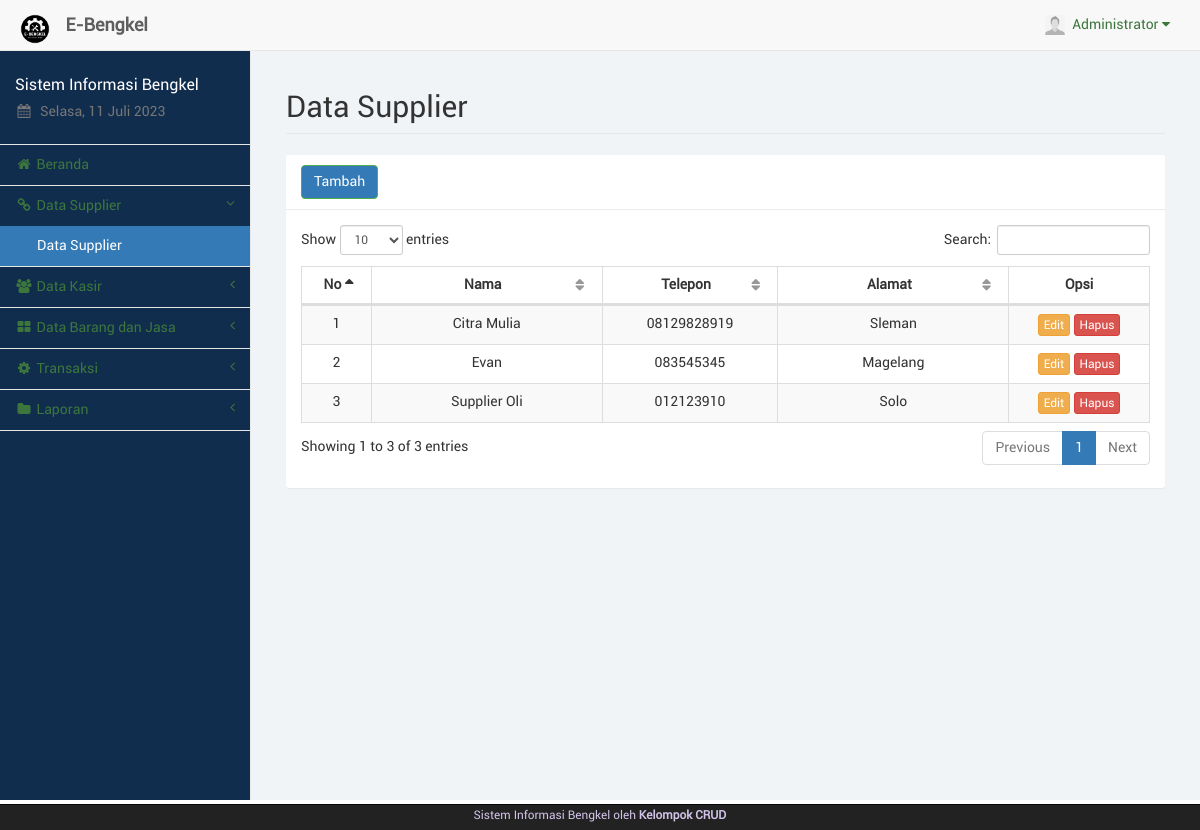
The app's page /supplier.php (signed in) with its own data.
### tables this page shows
CREATE TABLE `supplier` (
  `id_spl` int(11) NOT NULL,
  `nama_spl` varchar(50) NOT NULL,
  `telp_spl` varchar(20) NOT NULL,
  `alamat_spl` text NOT NULL
);

### sess_check.php (called while the page is built, shortened)
<?php
	$chk_sess = $_SESSION['admin'];
	include("dist/config/koneksi.php");
	$sql_sess = "SELECT * FROM admin WHERE id_adm='". $chk_sess ."'";
	$ress_sess = mysqli_query($conn, $sql_sess);
	$row_sess = mysqli_fetch_array($ress_sess);
	$sess_admname = $row_sess['nama_adm'];
	$sess_admfoto = $row_sess['foto_adm'];
?>

### supplier.php (the view, shortened to what this page needs)
<?php
	include("sess_check.php");
	$pagedesc = "Data Supplier";
	include("layout_top.php");
?>
		<div id="page-wrapper">
            <div class="container-fluid">
                <div class="row">
                    <div class="col-lg-12">
                        <h1 class="page-header">Data Supplier</h1>
                    </div>
                </div>
				<div class="row">
					<div class="col-lg-12"><?php include("layout_alert.php"); ?></div>
				</div>
				<div class="row">
					<div class="col-lg-12">
						<div class="panel panel-default">
							<div class="panel-heading">
								<a href="supplier_tambah.php" class="btn btn-success">Tambah</a>
							</div>
							<div class="panel-body">
								<table class="table table-striped table-bordered table-hover" id="tabel-data">
									<thead>
										<tr>
											<th width="1%">No</th>
											<th width="10%">Nama</th>
											<th width="5%">Telepon</th>
											<th width="10%">Alamat</th>
											<th width="5%">Opsi</th>
										</tr>
									</thead>
									<tbody>
										<?php
											$i = 1;
											$sql = "SELECT * FROM supplier ORDER BY nama_spl ASC";
											$ress = mysqli_query($conn, $sql);
											while($data = mysqli_fetch_array($ress)) {
												echo '<tr>';
												echo '<td class="text-center">'. $i .'</td>';
												echo '<td class="text-center">'. $data['nama_spl'] .'</td>';
												echo '<td class="text-center">'. $data['telp_spl'] .'</td>';
												echo '<td class="text-center">'. $data['alamat_spl'] .'</td>';
												echo '<td class="text-center">
													  <a href="supplier_edit.php?spl='. $data['id_spl'] .'" class="btn btn-warning btn-xs">Edit</a>';?>
													  <a href="supplier_hapus.php?spl=<?php echo $data['id_spl'];?>" onclick="return confirm('Apakah anda yakin akan menghapus <?php echo $data['nama_spl'];?>?');" class="btn btn-danger btn-xs">Hapus</a></td>
												<?php
												echo '</tr>';
												$i++;
											}
										?>
									</tbody>
								</table>
							</div>
						</div>
					</div>
				</div>
            </div>
        </div>
<?php
	include("layout_bottom.php");
?>

### layout_top.php (shortened to what this page needs)
<?php
$haries = array("Sunday" => "Minggu", "Monday" => "Senin", "Tuesday" => "Selasa", "Wednesday" => "Rabu", "Thursday" => "Kamis", "Friday" => "Jum'at", "Saturday" => "Sabtu");
$bulans = array("", "Januari", "Februari", "Maret", "April", "Mei", "Juni", "Juli", "Agustus", "September", "Oktober", "November", "Desember");
$hari_ini = $haries[date("l")];
$bulan_ini = $bulans[date("n")];
$tanggal = date("d");
$tahun = date("Y");
?>
<!DOCTYPE html>
<html lang="en">
<head>
	<link rel="stylesheet" href="p.css">
	<link href="libs/bootstrap/dist/css/bootstrap.min.css" rel="stylesheet">
	<link href="libs/metisMenu/dist/metisMenu.min.css" rel="stylesheet">
	<link href="libs/datatables-plugins/integration/bootstrap/3/dataTables.bootstrap.css" rel="stylesheet">
	<link href="libs/datatables-responsive/css/dataTables.responsive.css" rel="stylesheet">
	<link href="dist/css/sb-admin-2.css" rel="stylesheet">
	<link href="dist/css/offline-font.css" rel="stylesheet">
	<link href="dist/css/custom.css" rel="stylesheet">
	<link href="libs/font-awesome/css/font-awesome.min.css" rel="stylesheet" type="text/css">
</head>
<body>
	<div id="wrapper" style="background-color: rgba(17, 45, 78, 1);">
		<nav class="navbar navbar-default navbar-static-top" role="navigation" style="margin-bottom: 0">
			<div class="navbar-header">
				<a class="navbar-brand hidden-xs" href="index.php">
					<img src="img/logo.png" alt="brand" width="40" class="float-left image-brand">
					<div class="float-right">&nbsp;<strong>E-Bengkel</strong></div>
				</a>
			</div>
			<ul class="nav navbar-top-links navbar-right">
				<li class="dropdown dropdown-right">
					<a class="dropdown-toggle" data-toggle="dropdown" href="#">
						<img src="img/<?php echo $sess_admfoto; ?>" width="20px" height="20px"
							padding="0px">&nbsp;&nbsp;<?php echo ucfirst($sess_admname); ?>&nbsp;<i
							class="fa fa-caret-down"></i>
					</a>
				</li>
			</ul>
			<div class="navbar-default sidebar" role="navigation" style="background-color: rgba(17, 45, 78, 1);">
				<div class="sidebar-nav navbar-collapse">
					<ul class="nav" id="side-menu">
						<li class="sidebar-search">
							<h4 style="color: white;">Sistem Informasi Bengkel</h4>
							<h5 class="text-muted"><i class="fa fa-calendar fa-fw"></i>&nbsp;
								<?php echo $hari_ini . ", " . $tanggal . " " . $bulan_ini . " " . $tahun ?>
							</h5>
						</li>
						<?php
						if ($pagedesc == "Beranda") {
							echo '<li><a href="index.php" class="active"><i class="fa fa-home fa-fw"></i>&nbsp;Beranda</a></li>';
						} else {
							echo '<li><a href="index.php"><i class="fa fa-home fa-fw"></i>&nbsp;Beranda</a></li>';
						}
						if (isset($menuparent) && $menuparent == "supplier") {
							echo '<li class="active">';
						} else {
							echo '<li>';
						}
						?>
						<a href="#"><i class="fa fa-chain fa-fw"></i>&nbsp;Data Supplier<span
								class="fa arrow"></span></a>
						<ul class="nav nav-second-level">
							<?php
							if ($pagedesc == "Data Supplier") {
								echo '<li><a href="supplier.php" class="active">Data Supplier</a></li>';
							} else {
								echo '<li><a href="supplier.php">Data Supplier</a></li>';
							}
							?>
						</ul>
						<?php
						if (isset($menuparent) && $menuparent == "kasir") {
							echo '<li class="active">';
						} else {
							echo '<li>';
						}
						?>
						<a href="#"><i class="fa fa-group fa-fw"></i>&nbsp;Data Kasir<span class="fa arrow"></span></a>
						<?php
						if (isset($menuparent) && $menuparent == "barang") {
							echo '<li class="active">';
						} else {
							echo '<li>';
						}
						?>
						<a href="#"><i class="fa fa-th-large fa-fw"></i>&nbsp;Data Barang dan Jasa<span
								class="fa arrow"></span></a>
						<?php
						if (isset($menuparent) && $menuparent == "transaksi") {
							echo '<li class="active">';
						} else {
							echo '<li>';
						}
						?>
						<a href="#"><i class="fa fa-gear fa-fw"></i>&nbsp;Transaksi<span class="fa arrow"></span></a>
						</li>
						<?php
						if (isset($menuparent) && $menuparent == "laporan") {
							echo '<li class="active">';
						} else {
							echo '<li>';
						}
						?>
						<a href="#"><i class="fa fa-folder fa-fw"></i>&nbsp;Laporan<span class="fa arrow"></span></a>
						</li>
					</ul>
				</div>
			</div>
		</nav>

### records on screen
supplier: nama_spl "Citra Mulia", telp_spl "08129828919", alamat_spl "Sleman"
supplier: nama_spl "Evan", telp_spl "083545345", alamat_spl "Magelang"
supplier: nama_spl "Supplier Oli", telp_spl "012123910", alamat_spl "Solo"

### other values on screen
$sess_admname "Administrator"
